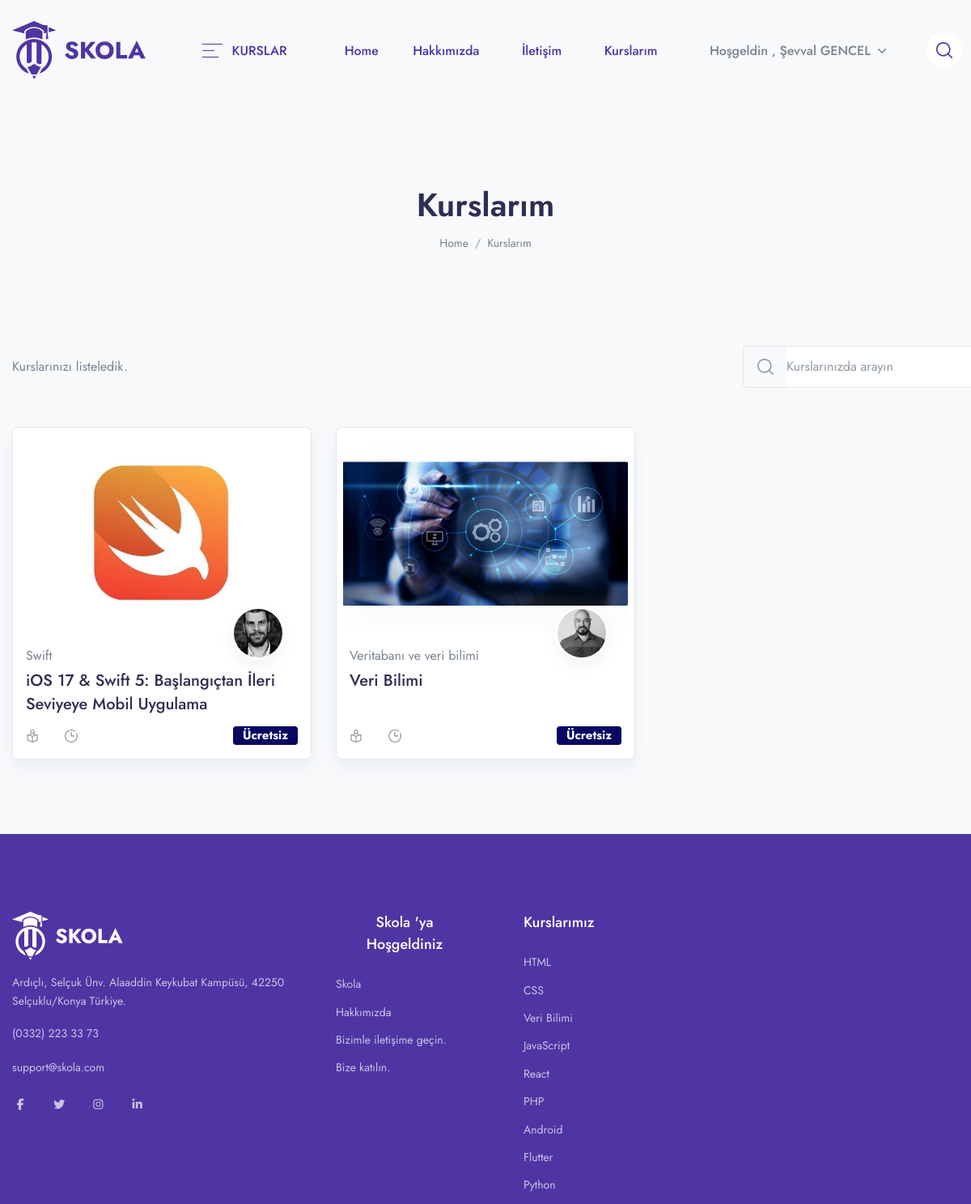
The app's page /my-course (signed in) with its own data.
### app/models.py (models this page shows, shortened)
class UserCourse(models.Model):
    user = models.ForeignKey(User, on_delete=models.CASCADE)
    course = models.ForeignKey(Course, on_delete=models.CASCADE)
    paid = models.BooleanField(default=0)
    date = models.DateTimeField(auto_now_add=True)

class Course(models.Model):
    STATUS = (
        ('PUBLISH','PUBLISH'),
        ('DRAFT', 'DRAFT'),
    )
    featured_image = models.ImageField(upload_to="Media/featured_img",null=True)
    featured_video = models.CharField(max_length=300,null=True)
    title = models.CharField(max_length=500)
    created_at = models.DateField(auto_now_add=True)
    author = models.ForeignKey(Author,on_delete=models.CASCADE,null=True)
    category = models.ForeignKey(Categories,on_delete=models.CASCADE)
    level = models.ForeignKey(Level,on_delete=models.CASCADE,null=True)
    description = models.TextField()
    price = models.IntegerField(null=True,default=0)
    discount = models.IntegerField(null=True)
    language = models.ForeignKey(Language,on_delete=models.CASCADE,null=True)
    Deadline = models.CharField(max_length=100,null=True)
    slug = models.SlugField(default='', max_length=500, null=True, blank=True)
    status = models.CharField(choices=STATUS,max_length=100,null=True)
    Certificate = models.CharField(null=True,max_length=100)

class Author(models.Model):
    author_profile = models.ImageField(upload_to="Media/author")
    name = models.CharField(max_length=100, null=True)
    about_author = models.TextField()

class Categories(models.Model):
    icon = models.CharField(max_length=200,null=True)
    name = models.CharField(max_length=200)

### LMS/views.py (the view)
# urls.py: path('my-course',views.MY_COURSE,name= 'my-course')
def MY_COURSE(request):
    course = UserCourse.objects.filter(user = request.user)
    context = {
        'course' : course,
    }
    return render(request,'course/my-course.html',context)

### templates/course/my-course.html (shortened to what this page needs)
{% extends 'base.html' %}
{% load static %}
{% load course_tags %}
{% block content %}
    <header class="py-8 py-md-11" style="background-image: none;">
        <div class="container text-center py-xl-2">
            <h1 class="display-4 fw-semi-bold mb-0">Kurslarım</h1>
            <nav aria-label="breadcrumb">
                <ol class="breadcrumb breadcrumb-scroll justify-content-center">
                    <li class="breadcrumb-item">
                        <a class="text-gray-800" href="{% url 'home' %}">
                            Home
                        </a>
                    </li>
                    <li class="breadcrumb-item text-gray-800 active" aria-current="page">
                        Kurslarım
                    </li>
                </ol>
            </nav>
        </div>
    </header>
    <div class="container mb-6 mb-xl-8 z-index-2">
        <div class="d-xl-flex align-items-center">
            <p class="mb-xl-0">Kurslarınızı listeledik. </p>
            <div class="ms-xl-auto d-xl-flex flex-wrap">
                <div class="mb-4 mb-xl-0 ms-xl-6">
                   <form class="w-150" method="get" action="{% url 'search_course' %}">
                            <div class="input-group border rounded" >
                                <div class="input-group-prepend">
                                        <button class="btn btn-sm text-secondary icon-xs d-flex align-items-center" type="submit">
                                        </button>
                                </div>
                                    <input class="form-control form-control-sm border-0 ps-0" type="search" placeholder="Kurslarınızda arayın" aria-label="Search" name="query">
                            </div>
                   </form>
                </div>
            </div>
        </div>
    </div>
    <div class="container pb-4 pb-xl-7">
        <div class="row row-cols-md-2 row-cols-xl-3 mb-6 mb-xl-3">
                    {% for i in course %}
                        <div class="col-12 col-md-6 col-xl-4 col-wd-3 pb-4 pb-md-7" style="padding-right:15px;padding-left:15px;">
                            <div class="card border shadow p-2 rounded-lg sk-fade">
                                <div class="card-zoom position-relative">
                                    <a href="{{i.get_absolute_url}}" class="card-img sk-thumbnail img-ratio-9 d-block">
                                        <img class="rounded shadow-light-lg" src="{{i.course.featured_image}}" alt="...">
                                    </a>
                                </div>
                                <div class="card-footer px-2 pb-2 mb-1 pt-4 position-relative">
                                    <a href="{{i.get_absolute_url}}" class="d-block">
                                        <div class="avatar avatar-xl badge-float position-absolute top-0 right-0 mt-n6 me-5 rounded-circle shadow border border-white border-w-lg">
                                            <img src="{{i.course.author.author_profile}}" alt="..." class="avatar-img rounded-circle">
                                        </div>
                                    </a>
                                    <a href="{{i.get_absolute_url}}" ><span class="mb-1 d-inline-block text-gray-800">{{i.course.category.name}}</span></a>
                                    <div class="position-relative">
                                        <a href="{{i.get_absolute_url}}" class="d-block stretched-link"><h4 class="line-clamp-2 h-md-48 h-lg-58 me-md-6 me-lg-10 me-xl-4 mb-2">{{i.course.title}}</h4></a>
                                        <div class="row mx-n2 align-items-end">
                                            <div class="col px-2">
                                                <ul class="nav mx-n3">
                                                    <li class="nav-item px-3">
                                                        <div class="d-flex align-items-center">
                                                            <div class="me-2 d-flex icon-uxs text-secondary">
                                                            </div>
                                                        </div>
                                                    </li>
                                                    <li class="nav-item px-3">
                                                        <div class="d-flex align-items-center">
                                                            <div class="me-2 d-flex icon-uxs text-secondary">
                                                            </div>
                                                        </div>
                                                    </li>
                                                </ul>
                                            </div>
                                                  {% if i.course.price == 0 %}
                                                <div class="col-auto px-2 text-right">
                                                    <ins class="h4 mb-0 d-block mb-lg-n1" ><a href="#" class="badge badge-primary">Ücretsiz </a> </ins>
                                                </div>
                                                  {% else %}
                                                <div class="col-auto px-2 text-right">
                                                    <del class="font-size-sm">₺ {{i.course.price}}</del>
                                                    <ins class="h4 mb-0 d-block mb-lg-n1">₺ {% discount_calculation i.course.price i.course.discount %}</ins>
                                                </div>
                                                  {% endif %}
                                        </div>
                                    </div>
                                </div>
                            </div>
                        </div>
                    {% endfor %}
            </div>
        </div>
{% endblock %}

### templates/components/header.html (shortened to what this page needs)
{% load static %}
<header class="navbar navbar-expand-xl navbar-light" >
    <div class="container">
        <a class="navbar-brand" href="{% url 'home' %}">
                <img src="{% static 'assets/img/brand-gigas.svg' %}" class="navbar-brand-img" alt="...">
        </a>
            <ul class="navbar-nav navbar-vertical ms-xl-4 d-none d-xl-flex">
                <li class="nav-item dropdown">
                    <a class="nav-link pb-4 mb-n4 px-0 pt-0" id="navbarVerticalMenu" data-bs-toggle="dropdown" href="#" aria-haspopup="true" aria-expanded="false">
                        <div class="py-3 px-5 d-flex align-items-center">
                            <div class="me-3 ms-1 text-gigas d-flex">
                                <svg width="25" height="17" viewBox="0 0 25 17" xmlns="http://www.w3.org/2000/svg">
                                    <rect width="25" height="1" fill="currentColor"/>
                                    <rect y="8" width="15" height="1" fill="currentColor"/>
                                    <rect y="16" width="20" height="1" fill="currentColor"/>
                                </svg>
                            </div>
                            <span class="text-gigas fw-medium me-1">KURSLAR</span>
                        </div>
                    </a>
                </li>
            </ul>
            <div class="collapse navbar-collapse z-index-lg" id="navbarCollapse" >
                <ul class="navbar-nav ms-auto">
                    <li class="nav-item dropdown dropdown-full-width ">
                        <a class="nav-link px-xl-4 text-gigas"  href="{% url 'home' %}">
                            <span>Home</span>
                        </a>
                    </li>
                    <li class="nav-item dropdown dropdown-full-width">
                        <a class="nav-link text-gigas"  href="{% url 'about_us' %}">
                            Hakkımızda
                        </a>
                    </li>
                    <li class="nav-item dropdown dropdown-full-width">
                        <a class="nav-link text-gigas"  href="{% url 'contact_us' %}">
                            İletişim
                        </a>
                    </li>
                    <li class="nav-item dropdown dropdown-full-width">
                        <a class="nav-link text-gigas"  href="{% url 'my-course' %}">
                            Kurslarım
                        </a>
                    </li>
                     {% if user.is_authenticated and user.first_name == '' %}
                     <li class="nav-item dropdown border-0 px-1 px-md-3">
                         <a class="nav-link dropdown-toggle" id="user" data-bs-toggle="dropdown" href="#" aria-haspopup="true" aria-expanded="false">
                           Hoşgeldin , {{user.username}}
                        </a>
                        <ul class="dropdown-menu border-xl shadow-none" aria-labelledby="user">
                            <li class="dropdown-item">
                                <a class="dropdown-link active" href="{% url 'profile' %}">
                                    Hesabım
                                </a>
                            </li>
                            <li class="dropdown-item">
                                <a class="dropdown-link" href="">
                                    Enrolled Courses
                                </a>
                            </li>
                            <li class="dropdown-item">
                                <a href="{% url 'logout' %}" class="dropdown-link">
                                    Çıkış yap.
                                </a>
                            </li>
                        </ul>
                    </li>
                    {% elif user.is_authenticated %}
                     <li class="nav-item dropdown border-0 px-1 px-md-3">
                         <a class="nav-link dropdown-toggle" id="user" data-bs-toggle="dropdown" href="#" aria-haspopup="true" aria-expanded="false">
                           Hoşgeldin , {{user.first_name}}&nbsp;{{user.last_name}}
                        </a>
                    </li>
                {% endif %}
                </ul>
            </div>
            <ul class="navbar-nav flex-row ms-n4 ms-sm-auto ms-xl-0 me-n2 me-md-n4">
                <li class="nav-item border-0 px-1 px-md-3 d-none d-370-block d-xl-block">
                    <a class="nav-link d-flex p-3 bg-white-all rounded-circle search-mobile text-gigas icon-xs" data-bs-toggle="collapse" href="#collapseSearchMobile" role="button" aria-expanded="false" aria-controls="collapseSearchMobile">
                    </a>
                </li>
            </ul>
        </div>
    </header>

### records on screen
UserCourse: course.featured_image (picture), course.author.author_profile (picture), course.category.name "Swift", course "iOS 17 & Swift 5: Başlangıçtan İleri Seviyeye Mobil Uygulama", shows "Ücretsiz"
UserCourse: course.featured_image (picture), course.author.author_profile (picture), course.category.name "Veritabanı ve veri bilimi", course "Veri Bilimi", shows "Ücretsiz"

### other values on screen
{{ user.first_name }} "Şevval"
{{ user.last_name }} "GENCEL"
